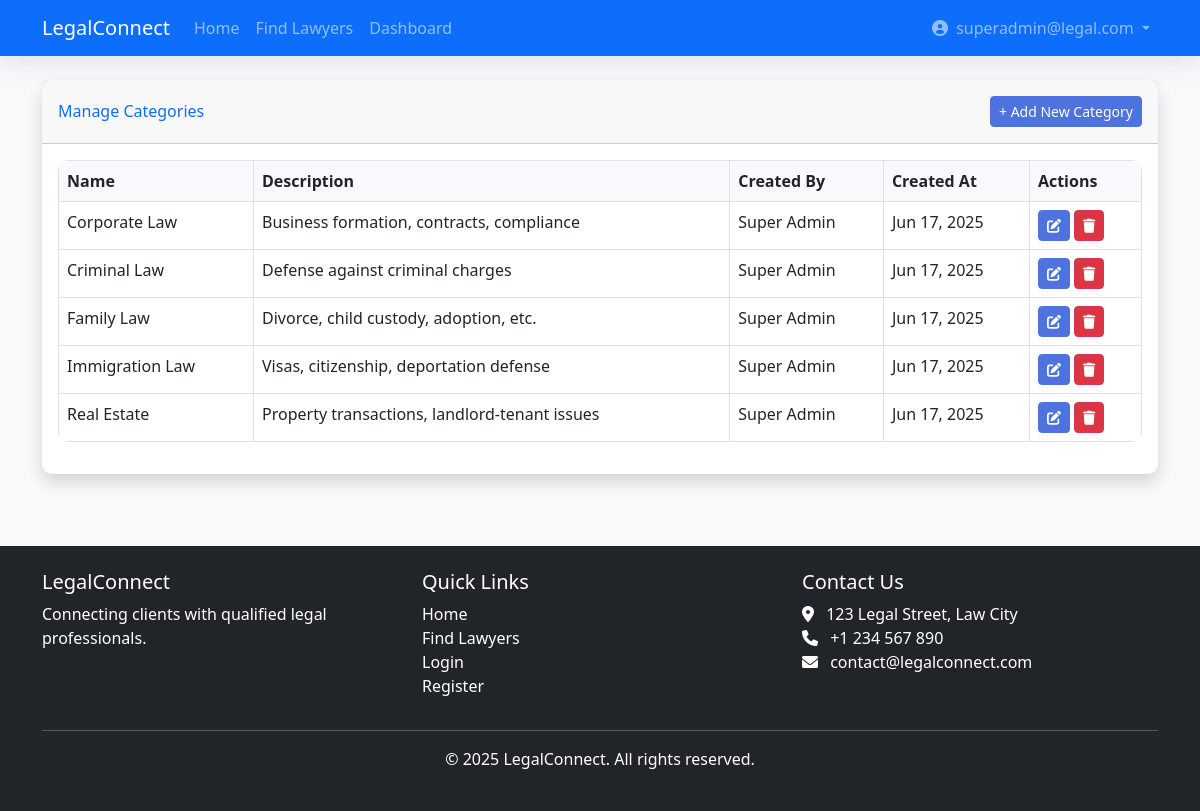
The page /superadmin/categories.php (signed in) on the database its author committed.
### tables this page shows
CREATE TABLE IF NOT EXISTS `categories` (
  `id` int(11) NOT NULL AUTO_INCREMENT,
  `name` varchar(100) NOT NULL,
  `description` text DEFAULT NULL,
  `created_by` int(11) NOT NULL,
  `created_at` timestamp NOT NULL DEFAULT CURRENT_TIMESTAMP,
  PRIMARY KEY (`id`),
  KEY `created_by` (`created_by`),
  CONSTRAINT `categories_ibfk_1` FOREIGN KEY (`created_by`) REFERENCES `users` (`id`) ON DELETE CASCADE
);

### superadmin/categories.php (the view, shortened to what this page needs)
<?php
require_once '../includes/db.php';
$categories = $pdo->query("
    SELECT c.*, CONCAT(ud.first_name, ' ', ud.last_name) as created_by_name
    FROM categories c
    JOIN users u ON c.created_by = u.id
    JOIN user_details ud ON u.id = ud.user_id
    ORDER BY c.name ASC
")->fetchAll();
require_once '../includes/header.php';
?>
<div class="row">
    <div class="col-12">
        <div class="card shadow mb-4">
            <div class="card-header py-3 d-flex justify-content-between align-items-center">
                <h6 class="m-0 font-weight-bold text-primary">Manage Categories</h6>
                <button class="btn btn-primary btn-sm" onclick="openCategoryModal()">+ Add New Category</button>
            </div>
            <div class="card-body">
                <div class="table-responsive">
                    <table class="table table-bordered" id="dataTable" width="100%">
                        <thead>
                            <tr>
                                <th>Name</th>
                                <th>Description</th>
                                <th>Created By</th>
                                <th>Created At</th>
                                <th>Actions</th>
                            </tr>
                        </thead>
                        <tbody>
                            <?php foreach ($categories as $category): ?>
                                <tr>
                                    <td><?php echo htmlspecialchars($category['name']); ?></td>
                                    <td><?php echo htmlspecialchars($category['description']); ?></td>
                                    <td><?php echo htmlspecialchars($category['created_by_name']); ?></td>
                                    <td><?php echo date('M j, Y', strtotime($category['created_at'])); ?></td>
                                    <td>
                                        <button class="btn btn-sm btn-primary" onclick='editCategory(<?php echo json_encode($category); ?>)'>
                                            <i class="fas fa-edit"></i>
                                        </button>
                                        <a href="?action=delete&id=<?php echo $category['id']; ?>"
                                           class="btn btn-sm btn-danger"
                                           onclick="return confirm('Are you sure you want to delete this category?')">
                                            <i class="fas fa-trash"></i>
                                        </a>
                                    </td>
                                </tr>
                            <?php endforeach; ?>
                        </tbody>
                    </table>
                </div>
            </div>
        </div>
    </div>
</div>
<?php require_once '../includes/footer.php'; ?>

### assets/css/style.css (style rules this page uses)
body { font-family: 'Segoe UI', Tahoma, Geneva, Verdana, sans-serif; background-color: #f8f9fa; }
.card { border: none; border-radius: 10px; box-shadow: 0 0.15rem 1.75rem 0 rgba(58, 59, 69, 0.15); transition: all 0.3s; }
.btn-primary { background-color: #4e73df; border-color: #4e73df; }
.table { border-radius: 10px; overflow: hidden; }
.table th { background-color: #f8f9fc; border-bottom-width: 1px; }

### rows shown on the page
categories: name "Corporate Law", description "Business formation, contracts, compliance", created_by_name "Super Admin", created_at "Jun 17, 2025"
categories: name "Criminal Law", description "Defense against criminal charges", created_by_name "Super Admin", created_at "Jun 17, 2025"
categories: name "Family Law", description "Divorce, child custody, adoption, etc.", created_by_name "Super Admin", created_at "Jun 17, 2025"
categories: name "Immigration Law", description "Visas, citizenship, deportation defense", created_by_name "Super Admin", created_at "Jun 17, 2025"
categories: name "Real Estate", description "Property transactions, landlord-tenant issues", created_by_name "Super Admin", created_at "Jun 17, 2025"

### other values the page prints
SITE_NAME "LegalConnect"
$_SESSION['email'] "superadmin@legal.com"
